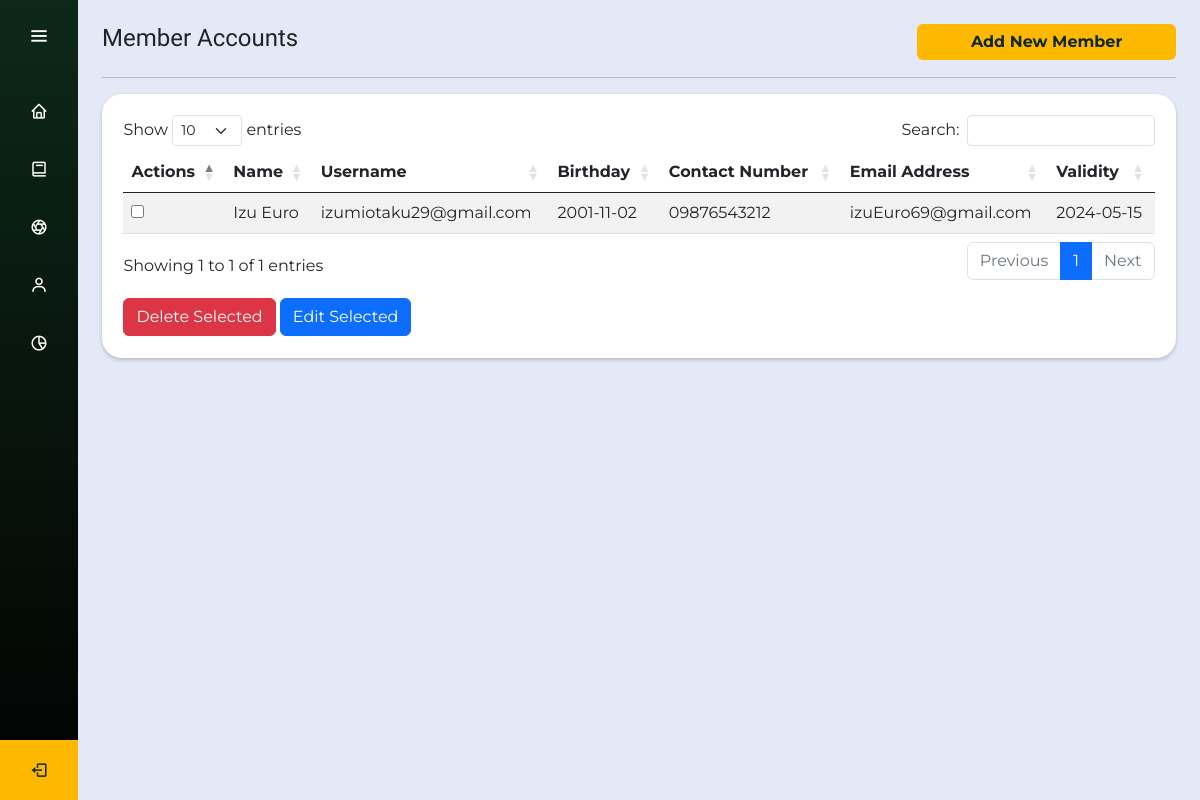
Page /member-profiles.php on the committed database.
### tables this page shows
CREATE TABLE `member_details` (
  `memberID` int(11) NOT NULL,
  `membershipID` varchar(500) NOT NULL,
  `membershipPassword` varchar(500) NOT NULL,
  `customerID` int(11) DEFAULT NULL,
  `creationDate` date NOT NULL,
  `validityDate` date NOT NULL,
  `perk_id` int(11) NOT NULL
);

CREATE TABLE `customer_info` (
  `customerID` int(11) NOT NULL,
  `customerFirstName` varchar(300) NOT NULL,
  `customerLastName` varchar(300) NOT NULL,
  `customerMiddleName` varchar(300) NOT NULL,
  `customerBirthdate` date NOT NULL,
  `customerNumber` varchar(300) NOT NULL,
  `customerEmail` varchar(300) NOT NULL,
  `validID` varchar(300) NOT NULL
);

### get_data_from_database/get_member_account.php (called while the page is built)
<?php
$getMemberAccountQuery = "SELECT * FROM member_details";
$memberAccountConn = mysqli_query($conn,$getMemberAccountQuery);
$arrayMemberAccount = array();
    while($onerowMB = mysqli_fetch_assoc($memberAccountConn)){
        $arrayMemberAccount[] = $onerowMB;
    }
?>

### get_data_from_database/get_customer_information.php (called while the page is built)
<?php
$getCustomerInformationQuery = "SELECT * FROM customer_info";
$customerInformationConn = mysqli_query($conn,$getCustomerInformationQuery);
$arrayCustomerInformation = array();
    while($onerowCI = mysqli_fetch_assoc($customerInformationConn)){
        $arrayCustomerInformation[] = $onerowCI;
    }
?>

### encodeDecode.php (called while the page is built, shortened)
<?php
function decryptData($data, $key) {
    $cipher = "aes-256-cbc";
    $ivlen = openssl_cipher_iv_length($cipher);
    $data = base64_decode($data);
    $iv = substr($data, 0, $ivlen);
    $encrypted = substr($data, $ivlen);
    return openssl_decrypt($encrypted, $cipher, $key, OPENSSL_RAW_DATA, $iv);
}
?>

### member-profiles.php (the view, shortened to what this page needs)
<?php
include "connect_database.php";
include "get_data_from_database/get_member_account.php";
include "get_data_from_database/get_customer_information.php";
include "encodeDecode.php";
$key = "TheGreatestNumberIs73";
?>
<!DOCTYPE html>
<html lang="en" dir="ltr">
  <head>
    <link
      href="https://unpkg.com/boxicons@2.0.7/css/boxicons.min.css"
      rel="stylesheet"
    />
    <link
      href="https://cdn.jsdelivr.net/npm/bootstrap@5.0.2/dist/css/bootstrap.min.css"
      rel="stylesheet"
    />
    <link
      rel="stylesheet"
      href="https://cdnjs.cloudflare.com/ajax/libs/twitter-bootstrap/5.3.0/css/bootstrap.min.css"
    />
    <link
      rel="stylesheet"
      href="https://cdn.datatables.net/1.11.5/css/dataTables.bootstrap5.min.css"
    />
    <link rel="stylesheet" href="./css/sidebar.css" />
    <link rel="stylesheet" href="./css/style.css" />
  </head>
  <body>
  <?php include "superadmin_sidebar.php"; ?>
    <section class="home-section">
      <div class="d-flex justify-content-between align-items-center">
        <h4 class="krona-one-regular">Member Accounts</h4>
        <a href="add_new_member.php" type="button" class="btn btn-primary fw-bold mb-0" id="add-new-profile">Add New Member</a>
      </div>
      <hr class="my-4 mb-3 mt-3">
      <div class="container-fluid dashboard-square-kebab" id="profile-management">
        <table id="example" class="table table-striped" style="width: 100%">
          <thead>
            <tr>
              <tr>
                <th>Actions</th>
                <th>Name</th>
                <th>Username</th>
                <th>Birthday</th>
                <th>Contact Number</th>
                <th>Email Address</th>
                <th>Validity</th>
              </tr>
          </thead>
          <tbody>
          <?php
            foreach($arrayMemberAccount as $memberAccount){
              $memberID = $memberAccount["memberID"];
              $memberUsername = decryptData($memberAccount["membershipID"],$key);
              $membershipValidity = $memberAccount["validityDate"];
                foreach($arrayCustomerInformation as $customerInfo){
                      if($customerInfo['customerID'] == $memberAccount["customerID"]){
                        $customerName = decryptData($customerInfo['customerFirstName'],$key)." ".decryptData($customerInfo['customerMiddleName'],$key)." ".decryptData($customerInfo['customerLastName'],$key);
                        $customerBirthdate  = $customerInfo['customerBirthdate'];
                        $customerPhone = decryptData($customerInfo['customerNumber'],$key);
                        $customerEmail = decryptData($customerInfo['customerEmail'],$key);
                      }
                      else{
                        $customerName = " ";
                        $customerBirthdate = " ";
                        $customerPhone = " ";
                        $customerEmail = " ";
                      }
                }
          ?>
            <tr>
              <td><input type="checkbox" value = "<?php echo $memberID;?>"></td>
              <td><?php echo $customerName;?></td>
              <td><?php echo $memberUsername;?></td>
              <td><?php echo $customerBirthdate;?></td>
              <td><?php echo $customerPhone;?></td>
              <td><?php echo $customerEmail;?></td>
              <td><?php echo $membershipValidity;?></td>
            </tr>
          <?php }?>
          </tbody>
        </table>
        <div class="mt-3">
          <button type="button" class="btn btn-danger" onclick="deleteSelected()">Delete Selected</button>
          <button type="button" class="btn btn-primary" onclick="editSelected()">Edit Selected</button>
        </div>
      </div>
    </section>
  </body>
</html>

### css/sidebar.css (style rules this page uses)
.home-section { position: relative; background: #E4E9F7; top: 0; left: 78px; width: calc(100% - 78px); transition: all 0.5s ease; z-index: 2; }

### css/style.css (style rules this page uses)
body { font-family: "Montserrat", sans-serif; background-color: #E4E9F7; min-height: 100vh; padding: 2%; }
.krona-one-regular { font-family: "Krona One", sans-serif; font-weight: 400; font-style: normal; }
#index-button, #add-new-profile { padding-left: 5%; padding-right: 5%; background-color: #FFB800; color: #0D2818; border: none; transition: transform 0.3s ease; }
.dashboard-square-kebab { padding: 2%; background-color: #fff; border-radius: 20px; box-shadow: 0 2px 4px rgba(0, 0, 0, 0.2); }

### rows in the picture
member_details: customerID.customerLastName "Izu Euro", membershipID "izumiotaku29@gmail.com", customerID.customerBirthdate "2001-11-02", customerID.customerNumber "09876543212", customerID.customerEmail "izuEuro69@gmail.com", validityDate "2024-05-15"
